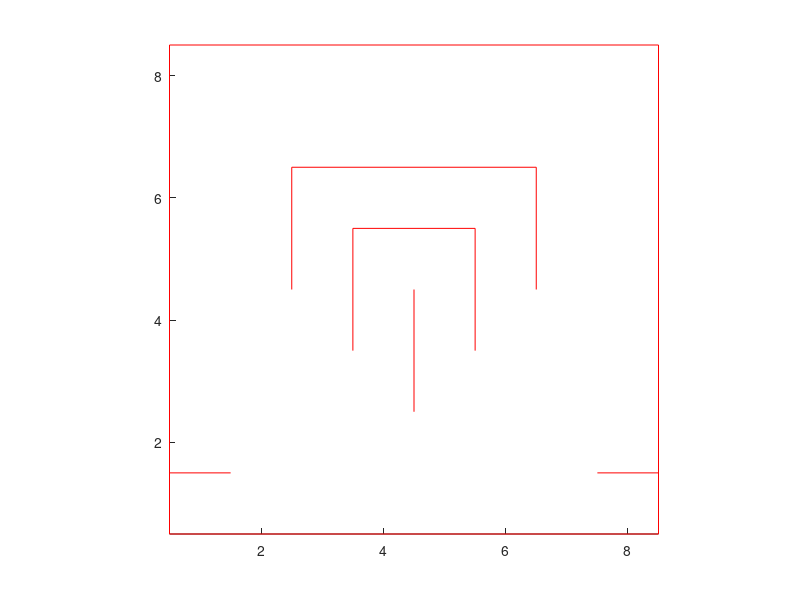

Reproduce this figure in MATLAB.
%% Walls - StartX, StartY, EndX, EndY
% Walls_V - Y, StartX, EndX
Walls_V = [
    0.5, 0.5, 8.5;
    1.5, 0.5, 1.5;
    1.5, 7.5, 8.5;
    5.5, 3.5, 5.5;
    6.5, 2.5, 6.5;
    8.5, 0.5, 8.5
];

% Walls_H - X, StartY, EndY
Walls_H = [
    0.5, 0.5, 8.5;
    2.5, 4.5, 6.5;
    3.5, 3.5, 5.5;
    4.5, 2.5, 4.5;
    5.5, 3.5, 5.5;
    6.5, 4.5, 6.5;
    8.5, 0.5, 8.5
];

figure;
hold on;
axis([0.5, 8.5, 0.5, 8.5]);
axis square;
for i = 1:size(Walls_V, 1)
    Y      = Walls_V(i,1);
    StartX = Walls_V(i,2);
    EndX   = Walls_V(i,3);
    
    line([StartX EndX], [Y Y], 'Color', 'red');
end
for i = 1:size(Walls_H, 1)
    X      = Walls_H(i,1);
    StartY = Walls_H(i,2);
    EndY   = Walls_H(i,3);
    
    line([X X], [StartY EndY], 'Color', 'red');
end
hold off;


%% TODO - finish starting (non-optimal) policy on paper, make into table


%% TODO - visualisation for grid world with walls
%% TODO - visualisation for policies, showing arrow for direction
%% TODO - visualisation for state-value function
%% TODO - implement state transition probs PP(a, s, s') as a function that
%% PP(s, a) -> [States, Probs]; a list of non-zero next states and their
%% probabilities? Or PP(s, a, rnd) -> new state at random according to
%% distribution

%% Part I - gridworld, dynamic programming

%% Part II - secretary problem, MC, TD (Q-learning)